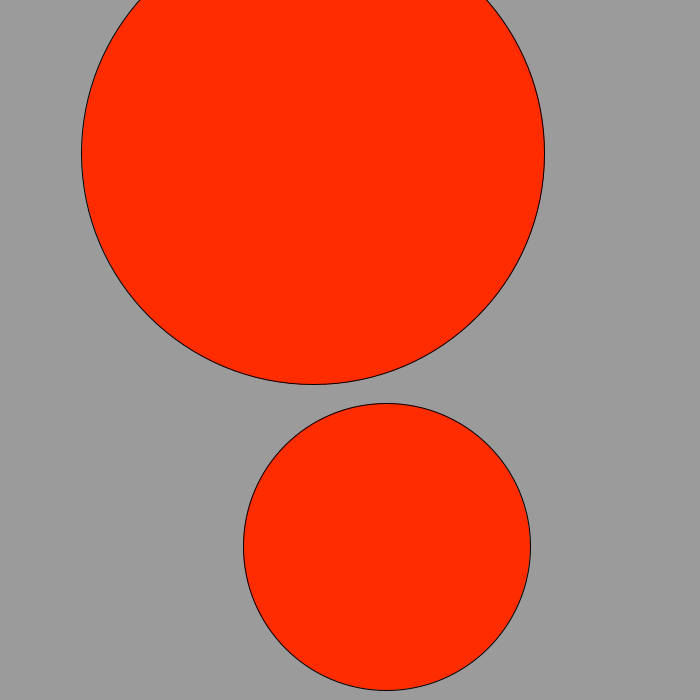
Frame 1 (no input)
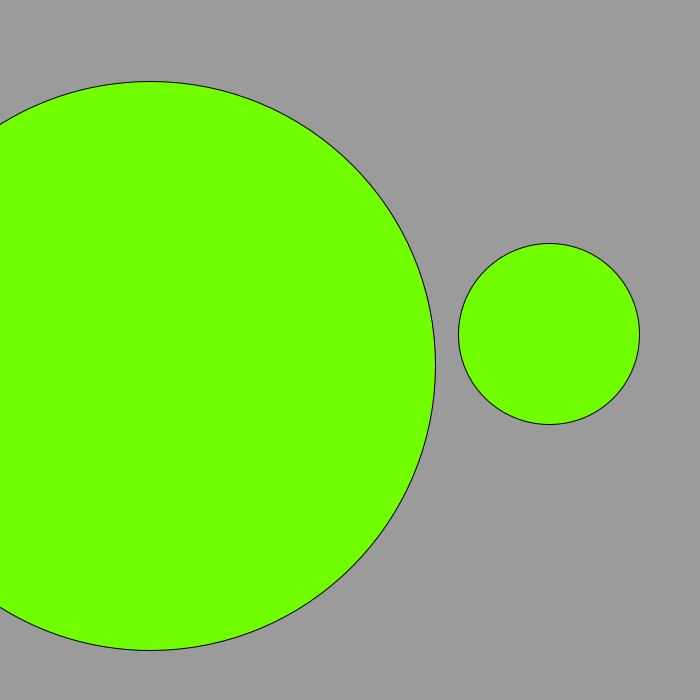
Frame 60 (the mouse pressed at the canvas centre just before this capture)
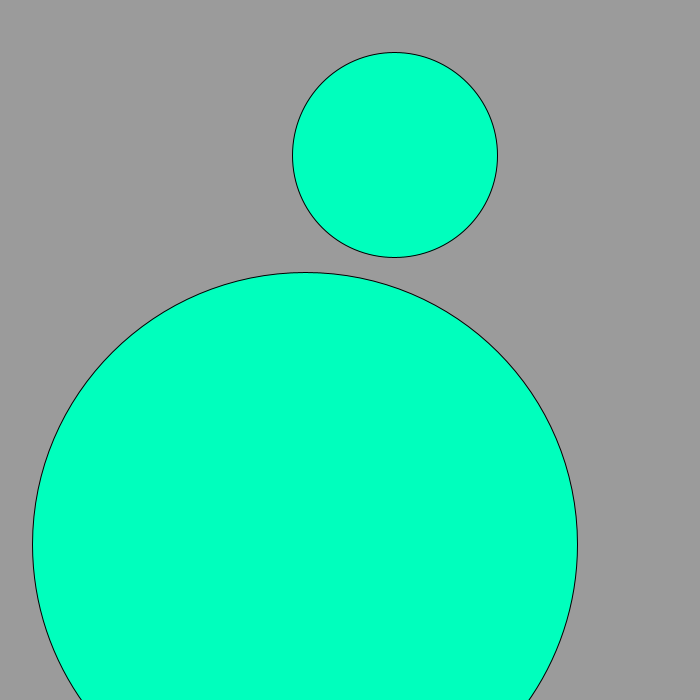
Frame 120 (the mouse held since frame 60 and released just before this capture)

The Processing sketch that drew these frames (run headless with seeded random() and noise(); from frame 60 on, the mouse is pressed at the canvas centre):

// Processing sketch: bouncy
// ── bouncy.pde
void setup() {
  size(700, 700);
  colorMode(3);
}

void draw() {
  background(155);
  fill((float(millis()) / 20) % 255, 255, 255);
  translate(width/2, height/2);
  float x = sin(float(millis()) / 800) * 200;
  float y = cos(float(millis()) / 800) * 200;
  float rad = noise(float(millis()) / 2000) * 500;
  ellipse(x, y, rad, rad);
  ellipse(-x, -y, 750 - rad, 750 - rad);
}
